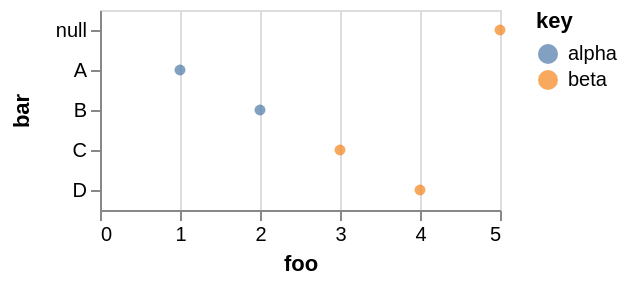

Write a Vega-Lite specification for this figure.
### Vega specification from a JSON file in a GitHub repository (floating-point values rounded to 4 significant figures)
{"$schema": "https://vega.github.io/schema/vega/v4.json", "autosize": "pad", "padding": 5, "width": 200, "style": "cell", "data": [{"name": "source_0", "values": [{"key": "alpha", "foo": [1, 2], "bar": ["A", "B"]}, {"key": "beta", "foo": [3, 4, 5], "bar": ["C", "D"]}]}, {"name": "data_0", "source": "source_0", "transform": [{"type": "flatten", "fields": ["foo", "bar"], "as": ["foo", "bar"]}]}], "signals": [{"name": "y_step", "value": 20}, {"name": "height", "update": "bandspace(domain('y').length, 1, 0.5) * y_step"}], "marks": [{"name": "marks", "type": "symbol", "style": ["circle"], "from": {"data": "data_0"}, "encode": {"update": {"opacity": {"value": 0.7}, "fill": [{"test": "datum[\"foo\"] === null || isNaN(datum[\"foo\"])", "value": null}, {"scale": "color", "field": "key"}], "tooltip": {"signal": "{\"foo\": format(datum[\"foo\"], \"\"), \"bar\": ''+datum[\"bar\"], \"key\": ''+datum[\"key\"]}"}, "x": {"scale": "x", "field": "foo"}, "y": {"scale": "y", "field": "bar"}, "shape": {"value": "circle"}}}}], "scales": [{"name": "x", "type": "linear", "domain": {"data": "data_0", "field": "foo"}, "range": [0, {"signal": "width"}], "nice": true, "zero": true}, {"name": "y", "type": "point", "domain": {"data": "data_0", "field": "bar", "sort": true}, "range": {"step": {"signal": "y_step"}}, "padding": 0.5}, {"name": "color", "type": "ordinal", "domain": {"data": "data_0", "field": "key", "sort": true}, "range": "category"}], "axes": [{"scale": "x", "orient": "bottom", "grid": false, "title": "foo", "labelFlush": true, "labelOverlap": true, "tickCount": {"signal": "ceil(width/40)"}, "zindex": 1}, {"scale": "x", "orient": "bottom", "gridScale": "y", "grid": true, "tickCount": {"signal": "ceil(width/40)"}, "domain": false, "labels": false, "maxExtent": 0, "minExtent": 0, "ticks": false, "zindex": 0}, {"scale": "y", "orient": "left", "grid": false, "title": "bar", "zindex": 1}], "legends": [{"fill": "color", "gradientLength": {"signal": "clamp(height, 64, 200)"}, "title": "key", "encode": {"symbols": {"update": {"shape": {"value": "circle"}, "opacity": {"value": 0.7}}}}}], "config": {"axisY": {"minExtent": 30}}}
